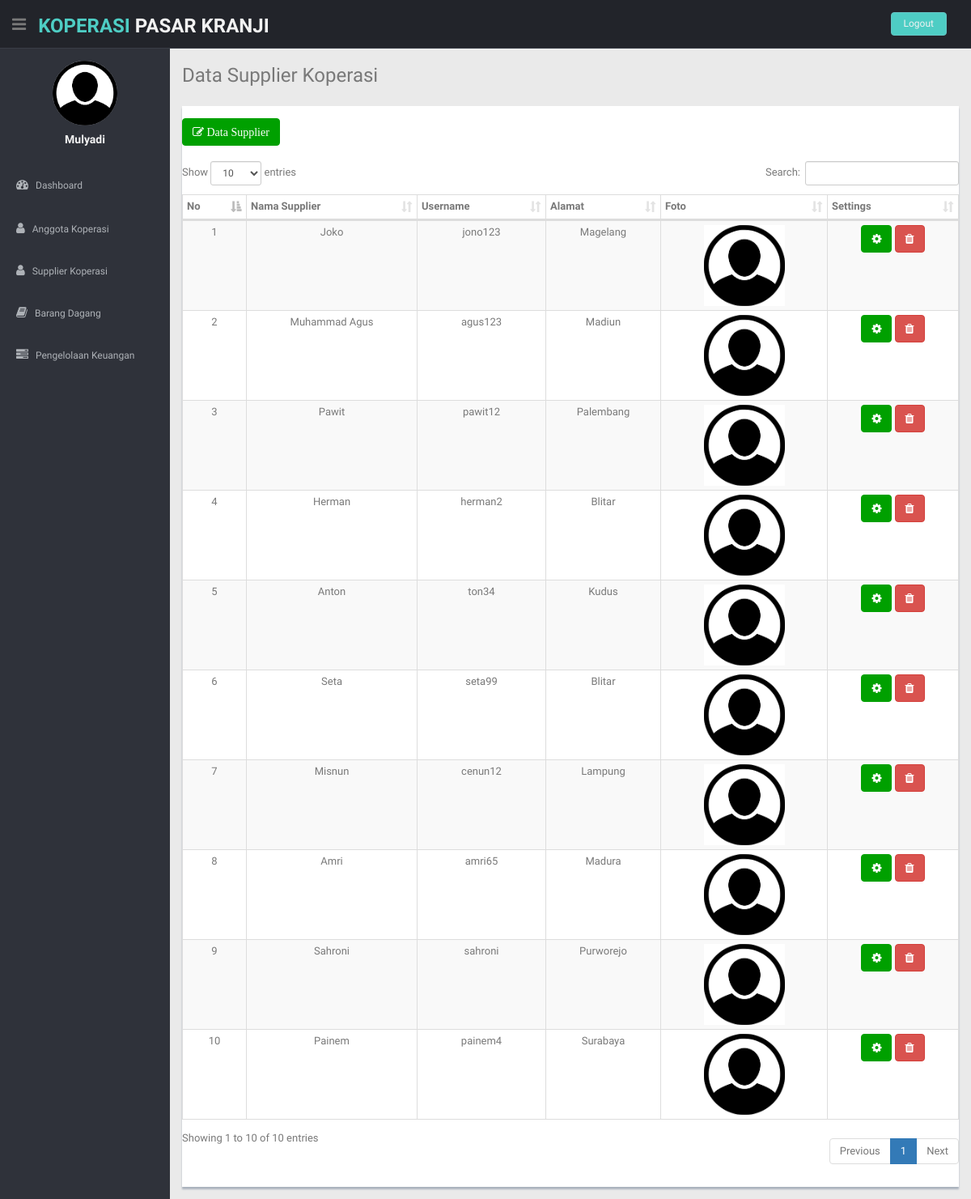
Page /manager/index_manager.php?halaman=supplier (signed in) on the committed database.
### tables this page shows
CREATE TABLE `supplier` (
  `id_supplier` int(11) NOT NULL,
  `nama_supplier` varchar(100) NOT NULL,
  `username` varchar(100) NOT NULL,
  `password` varchar(100) NOT NULL,
  `alamat` varchar(100) NOT NULL,
  `no_tlp` varchar(50) NOT NULL,
  `no_ktp` varchar(100) NOT NULL,
  `foto_supplier` varchar(255) NOT NULL
);

### manager/supplier/index_supp.php (the view)
    <section id="main-content">
      <section class="wrapper">
        <h3> Data Supplier Koperasi</h3>
        <div class="row mt">
          <div class="col-lg-12">
            <div class="content-panel">
              <div class="float-right">
                <a href="index_manager.php?halaman=supplier&aksi=tambah" class="btn btn-theme">
                  <i class="fa fa-edit"> Data Supplier </i></a>
              </div>
                <table class="table table-bordered table-striped table-condensed" id="example1">
                <br>
                <thead align="center">
                    <tr align="center">
                    <th>No</th>
                    <th>Nama Supplier</th>
                    <th>Username</th>
                    <th>Alamat</th>
                    <th>Foto</th>
                    <th>Settings</th>
                  </tr>
                </thead>
                <tbody>
                <?php
                    $nomor=1;
                    $sql = $koneksi->query("SELECT *FROM supplier") or die(mysqli_error());?>
                <?php while ($data = $sql->fetch_assoc()) {?>
                <tr class="gradeX" align="center">
                    <td><?php echo $nomor; ?></td>
                    <td><?php echo $data['nama_supplier']; ?></td>
                    <td><?php echo $data['username']; ?></td>
                    <td><?php echo $data['alamat']; ?></td>
                    <td><img width="100px" src="../assets/img/identitas/<?php echo $data['foto_supplier'] ?>"></td>
                    <td>
                        <a href="index_manager.php?halaman=supplier&aksi=edit&id=<?php echo $data['id_supplier']; ?>" class="btn btn-theme"><i class="fa fa-cog"></i></a>
                        <a href="index_manager.php?halaman=supplier&aksi=delete&id=<?php echo $data['id_supplier']; ?>" class="btn btn-danger"><i class="fa fa-trash"></i></a>
                    </td>
                </tr>
                <?php
                $nomor++;
                };?>
                </tbody>
            </table>
        </div>
    </div>
</div>
</section>
</section>

### css/style.css (style rules this page uses)
body { color: #797979; background: #eaeaea; font-family: 'Ruda', sans-serif; padding: 0px !important; margin: 0px !important; font-size:13px; }
a, a:hover, a:focus { text-decoration: none; outline: none; }
.btn-theme { color: #fff; background-color: #00a000; border-color: #00a000; }
.mt { margin-top: 25px; }
#main-content { margin-left: 210px; }
.wrapper { display: inline-block; margin-top: 60px; padding-left: 15px; padding-right: 15px; padding-bottom: 15px; padding-top: 0px; width: 100%; }
.content-panel { background: #ffffff; box-shadow: 0px 3px 2px #aab2bd; padding-top: 15px; padding-bottom: 5px; }

### rows in the picture
supplier: nama_supplier "Joko", username "jono123", alamat "Magelang", foto_supplier (picture)
supplier: nama_supplier "Muhammad Agus", username "agus123", alamat "Madiun", foto_supplier (picture)
supplier: nama_supplier "Pawit", username "pawit12", alamat "Palembang", foto_supplier (picture)
supplier: nama_supplier "Herman", username "herman2", alamat "Blitar", foto_supplier (picture)
supplier: nama_supplier "Anton", username "ton34", alamat "Kudus", foto_supplier (picture)
supplier: nama_supplier "Seta", username "seta99", alamat "Blitar", foto_supplier (picture)
supplier: nama_supplier "Misnun", username "cenun12", alamat "Lampung", foto_supplier (picture)
supplier: nama_supplier "Amri", username "amri65", alamat "Madura", foto_supplier (picture)
supplier: nama_supplier "Sahroni", username "sahroni", alamat "Purworejo", foto_supplier (picture)
supplier: nama_supplier "Painem", username "painem4", alamat "Surabaya", foto_supplier (picture)

### other values in the picture
$_SESSION['nama'] "Mulyadi"
